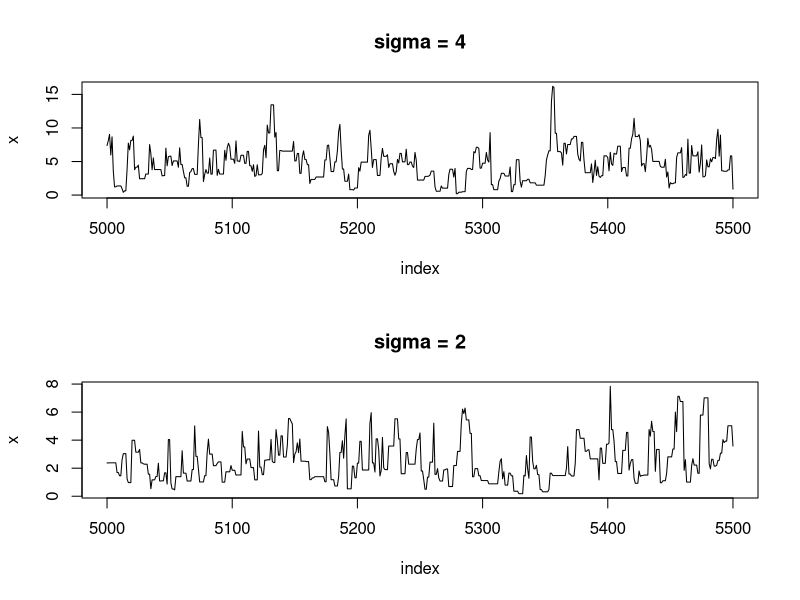
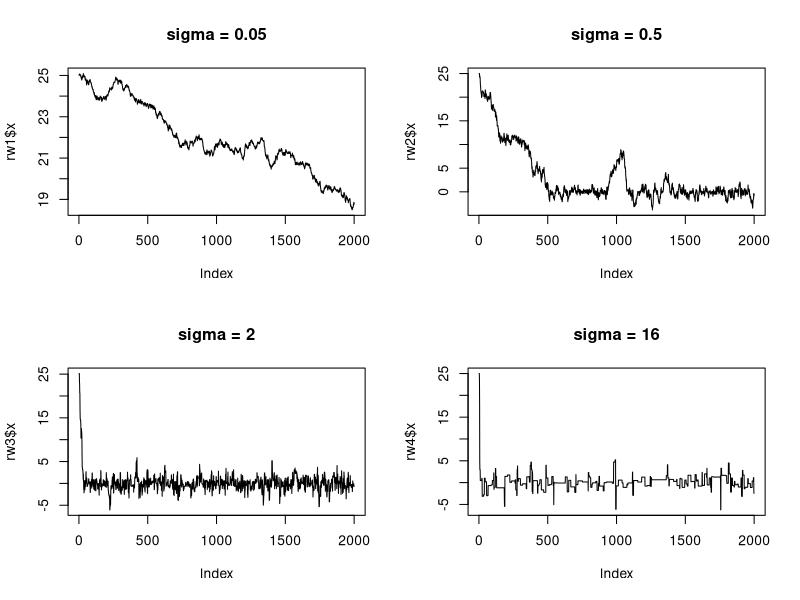

Write the R code that produced these figures, in order.
## ---- chunk 1
knitr::opts_chunk$set(echo = TRUE)
## ---- chunk 2
set.seed(42)

# the Rayleigh distribution pdf
f <- function(x, sigma) {
  if (any(x < 0)) return (0)
  stopifnot(sigma > 0)
  return ((x / sigma^2) * exp(-x^2 / (2*sigma^2)))
}

MHsampler <- function(sigma) {
  # length of loop
  m <- 10000
  # initiate the MC
  x <- numeric(m)
  # chi-square as proposal
  x[1] <- rchisq(1, df=1)
  # count of the rejected sample
  k <- 0
  # generate uniform numbers
  u <- runif(m)
  
  for (i in 2:m) {
    xt <- x[i-1]
    y <- rchisq(1, df = xt)
    # numerator
    num <- f(y, sigma) * dchisq(xt, df = y)
    # denominator
    den <- f(xt, sigma) * dchisq(y, df = xt)
    if (u[i] <= num/den) x[i] <- y else {
      x[i] <- xt
      k <- k + 1
    }
  }
  print(k)
  return (x)
}

x1 <- MHsampler(4)
x2 <- MHsampler(2)
## ---- chunk 3
4 * sqrt(pi/2)
4^2 * (4-pi)/2
2 * sqrt(pi/2)
2^2 * (4-pi)/2
## ---- chunk 4
index <- 5000:5500
par(mfrow = c(2,1))
y1 <- x1[index]
plot(index, y1, type = "l", main = "sigma = 4", ylab = "x")
y2 <- x2[index]
plot(index, y2, type = "l", main = "sigma = 2", ylab = "x")
## ---- chunk 5
set.seed(42)
f <- function(x) {
  1/(pi * (1+x^2))
}


# length of loop
m <- 10000
# initiate the MC
x <- numeric(m)
# normal distribution as proposal
x[1] <- rnorm(1)
# count of the rejected sample
k <- 0
# generate uniform numbers
u <- runif(m)

for (i in 2:m) {
  xt <- x[i-1]
  y <- rnorm(1, xt)
  # numerator
  num <- f(y) * dnorm(xt, y)
  # denominator
  den <- f(xt) * dnorm(y, xt)
  if (u[i] <= num/den) x[i] <- y else {
    x[i] <- xt
    k <- k + 1
  }
}

deciles.MHsampler <- quantile(x[1001:m], probs = seq(.1, .9, by = .1))
deciles.qcauchy <- qt(p = seq(.1, .9, by = .1), df=1)
df <- data.frame(deciles.MHsampler)
df$deciles.qcauchy <- deciles.qcauchy
df
## ---- chunk 6
f <- function(x) {
  0.5 * exp(-abs(x))
}

rw.Metropolis <- function(sigma, x0, N) {
  x <- numeric(N)
  x[1] <- x0
  u <- runif(N)
  k <- 0
  for (i in 2:N) {
    y <- rnorm(1, x[i-1], sigma)
    if (u[i] <= (f(y) / f(x[i-1])))
      x[i] <- y 
    else {
      x[i] <- x[i-1]
      k <- k + 1
    }
  }
  return(list(x=x, k=k))
}

N <- 2000
sigma <- c(.05, .5, 2, 16)
x0 <- 25
rw1 <- rw.Metropolis(sigma[1], x0, N)
rw2 <- rw.Metropolis(sigma[2], x0, N)
rw3 <- rw.Metropolis(sigma[3], x0, N)
rw4 <- rw.Metropolis(sigma[4], x0, N)

par(mfrow=c(2,2))
plot(rw1$x, type = "l", main = "sigma = 0.05")
plot(rw2$x, type = "l", main = "sigma = 0.5")
plot(rw3$x, type = "l", main = "sigma = 2")
plot(rw4$x, type = "l", main = "sigma = 16")
## ---- chunk 7
#proportion of candidate points accepted
print(c(1-rw1$k/N, 1-rw2$k/N, 1-rw3$k/N, 1-rw4$k/N))
